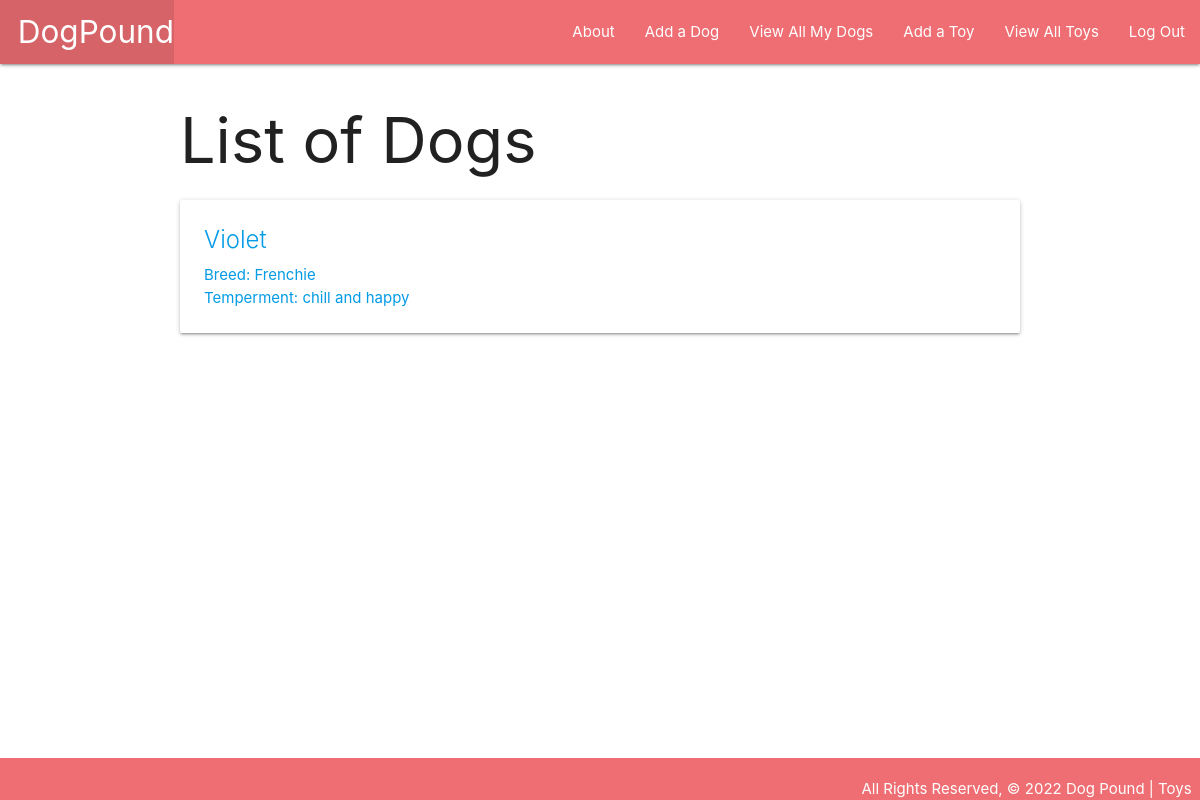
/dogs/ (signed in), run on the app's committed database.
### main_app/models.py (models this page shows, shortened)
class Dog(models.Model):
    name = models.CharField(max_length=100)
    breed = models.CharField(max_length=100)
    temperment = models.TextField(max_length=250)
    toys = models.ManyToManyField(Toy)
    user = models.ForeignKey(User, on_delete=models.CASCADE, null=True)

### main_app/views.py (the view)
# urls.py: path('dogs/', views.dogs_index, name='index'),
@login_required
def dogs_index(request):
    dogs = Dog.objects.filter(user = request.user)
    return render(request, 'dogs/index.html', {'dogs': dogs})

### main_app/templates/dogs/index.html
{% extends 'base.html' %}
{% block content %}
<h1>List of Dogs</h1>
{% for dog in dogs %}
    <div class='card'>
        <a href="{% url 'detail' dog.id %}">
        <div class='card-content'>
            <span class='card-title'>{{ dog.name }}</span>
            <p>Breed: {{ dog.breed }}</p>
            <p>Temperment: {{ dog.temperment }}</p>
        </div>
        </a>
    </div>
{% endfor %}
{% endblock %}

### main_app/static/css/style.css (style rules this page uses)
body { display: flex; min-height: 100vh; flex-direction: column; }

### data on the page
Dog: name "Violet", breed "Frenchie", temperment "chill and happy"
